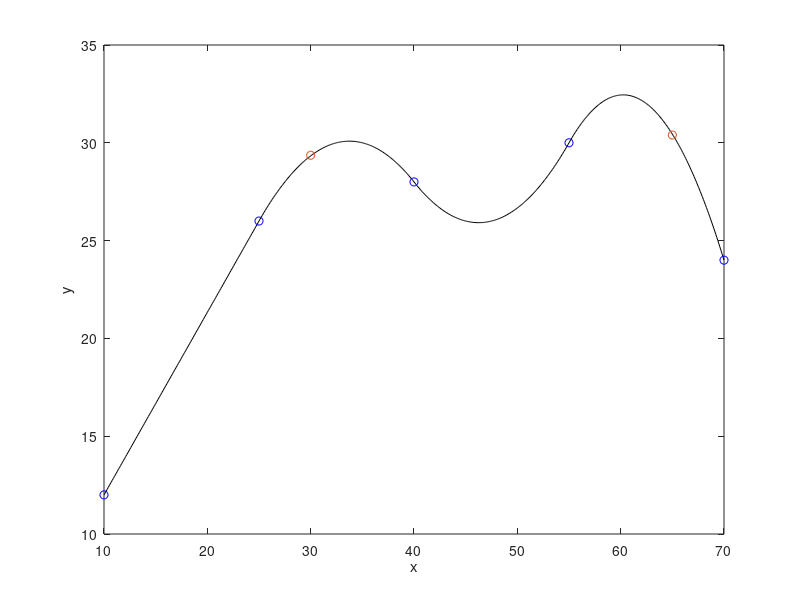

Source code (MATLAB):
clearvars
close all
clc

% Data and functions
x = [10 25 40 55 70];
y = [12 26 28 30 24];
dx = 0.1;
x1 = (10:dx:25);
x2 = (25:dx:40);
x3 = (40:dx:55);
x4 = (55:dx:70);

% Matrix from by-hand calculations
A = [ 10 1 0 0 0 0 0 0 0 0 0;
      25 1 0 0 0 0 0 0 0 0 0;
    0 0 625 25 1 0 0 0 0 0 0;
    0 0 1600 40 1 0 0 0 0 0 0;
    0 0 0 0 0 1600 40 1 0 0 0;
    0 0 0 0 0 3025 55 1 0 0 0;
    0 0 0 0 0 0 0 0 3025 55 1;
    0 0 0 0 0 0 0 0 4900 70 1;
    1 0 -50 -1 0 0 0 0 0 0 0;
    0 0 80 1 0 -80 -1 0 0 0 0;
    0 0 0 0 0 110 1 0 -110 -1 0];

B = [12;26;26;28;28;30;30;24;0;0;0];
coeff = (A\B);

% For a better transparency of the code
% We assign the values to their coefficient names
b_1 = coeff(1);
c_1 = coeff(2);
a_2 = coeff(3);
b_2 = coeff(4);
c_2 = coeff(5);
a_3 = coeff(6);
b_3 = coeff(7);
c_3 = coeff(8);
a_4 = coeff(9);
b_4 = coeff(10);
c_4 = coeff(11);

% Functions
f1 = b_1*x1 + c_1;
f2 = a_2*x2.^2 + b_2*x2 + c_2;
f3 = a_3*x3.^2 + b_3*x3 + c_3;
f4 = a_4*x4.^2 + b_4*x4 + c_4;

% Plotting
figure(1)
hold on
plot(x1, f1, 'k');
plot(x2, f2, 'k');
plot(x3, f3, 'k');
plot(x4, f4, 'k');
scatter(x,y, 'b');
box on
xlabel('x');
ylabel('y');

% Assignment points
ex_x = [30 65];
ex_y = [29.363 30.397];
scatter(ex_x, ex_y, 'r*');



